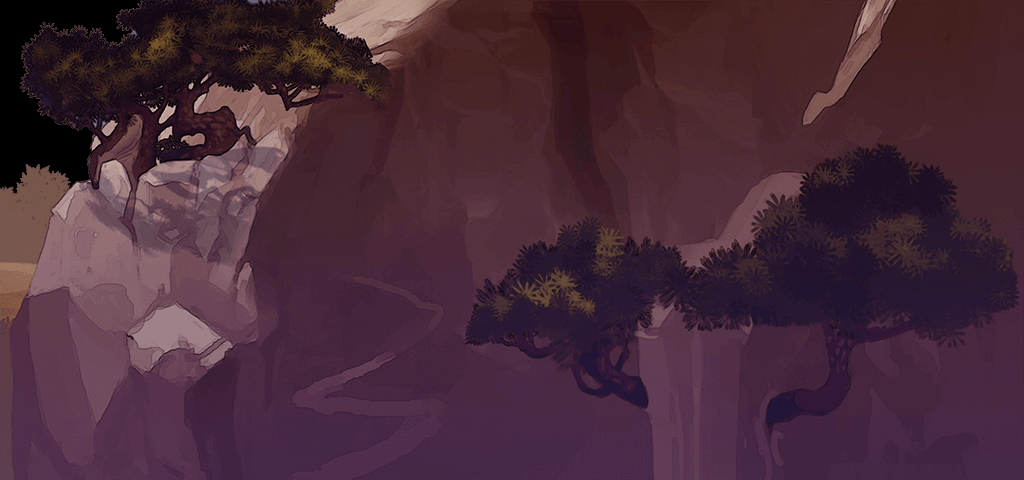

A level layout from a 2D game, rendered from its tile map. Below: a short description, then the map file with tile-grid data replaced by summaries:
An orthogonal 32x15 tile map with 32x32 px tiles, 1 tile layer (mid1).

<map version="1.0" orientation="orthogonal" renderorder="right-down" width="32" height="15" tilewidth="32" tileheight="32">
 <tileset firstgid="1" name="gusongzhen_mid3" tilewidth="32" tileheight="32">
  <image source="gusongzhen/gusongzhen_mid3.png" width="1024" height="500" />
 </tileset>
 <layer name="mid1" width="32" height="15">
  <data>[480 cells, 480 non-empty, 480 distinct tile ids]</data>
 </layer>
</map>
